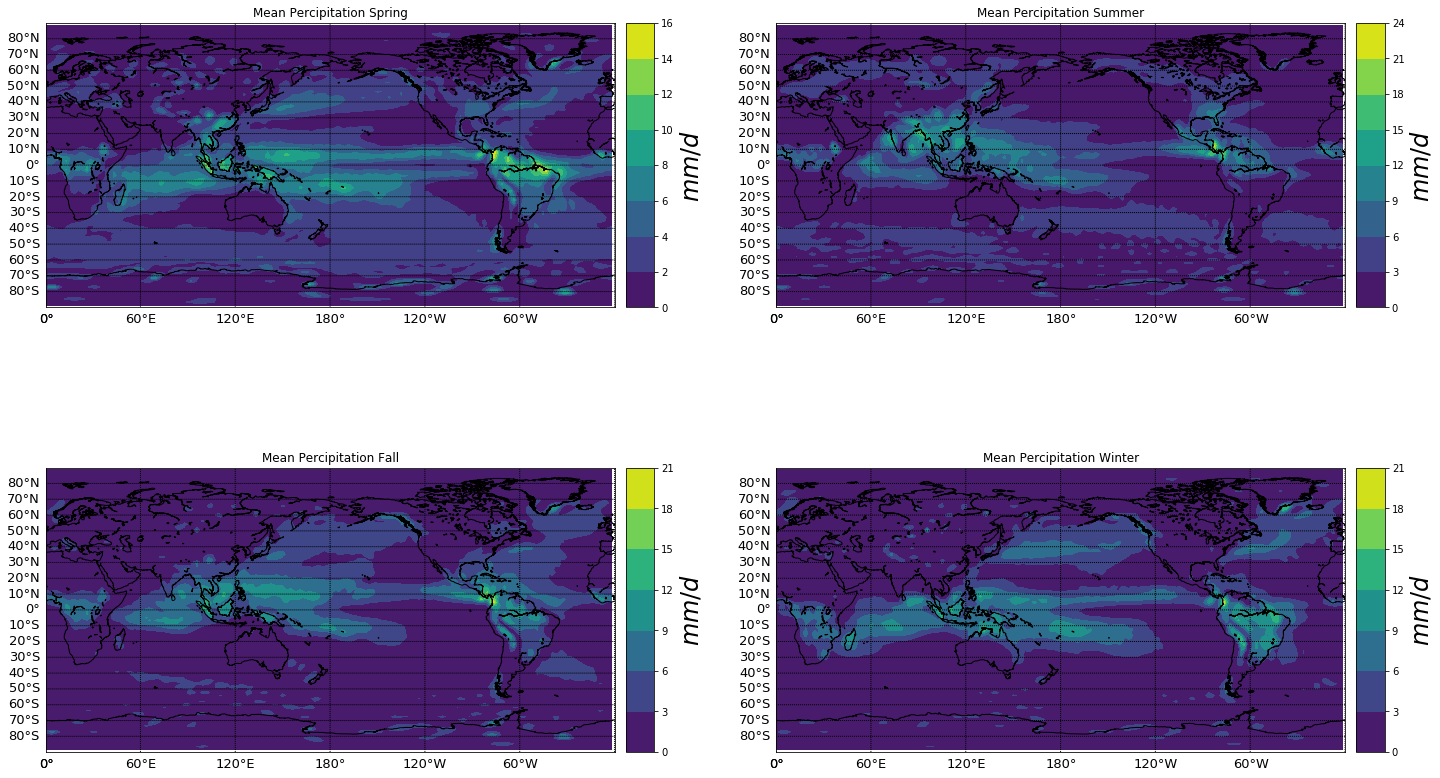

Write the Python code that produced this figure.
# -*- coding: utf-8 -*-
"""
Created on Sat Feb 22 17:07:42 2020

@author: stefa
"""
import numpy as np
import matplotlib.pyplot as plt
from netCDF4 import Dataset
from  mpl_toolkits.basemap import Basemap


def read_data(filename):
    """
    reads the datafile from website

    Parameters
    ----------
    filename : string
        path and filename

    Returns
    -------
    data : Dataset netCDF4._netCDF4.Dataset

    """
    data=Dataset(filename, mode= 'r')
    return data
Months=[]
def months_sp(datas):
    """
    Transforms given data into a list of seasional mean percipitation

    Parameters
    ----------
    datas : Dataset
        data returned from method read_data(filename)

    Returns
    -------
    seasons : list
        A list of mean temperature with length of 4 splitted into Season (Spring,Summer,Fall,Winter)

    """
    temp = datas.variables['prate'][372:-1]#starting month is (1979-1948)*12, end is -1 is last, last is not incl.
    temp = temp*3600*24
    mon_mean=[] # Liste mit mittelwert der temp fue jed. Monat
    for i in range(12):
        mw = np.mean(temp[i::12,:,:],axis = 0)
        mon_mean.append(mw)
    seasons=[]
    for i in range(4):
        seasons.append((mon_mean[(i*3+2)%12]+mon_mean[(i*3+3)%12]+mon_mean[(i*3+4)%12])/3)
    """
        2 3 4 Maerz bis Mai; Fruehling
        5 6 7 ... ; Sommer
        8 9 10 ...; Herbst
        11 0 1 Dez,Jan,Feb; Winter
    """
    return seasons    

def plot_stuff(datas, mean_temp):
    """
    Creates 4 plots in 1 figure to show mean percipitation for each season 
    and shows it

    Parameters
    ----------
    datas : Dataset
        data returned by method read_data(filename)
    mean_temp : list 
        Mean temperatures splitted into seasons (by months_sp)

    Returns
    -------
    None.

    """
    fig, axs = plt.subplots(2,2,figsize=(24,15))
    ses = ["Spring","Summer","Fall","Winter"]
    for row in range(2):
        for cell in range(2):     
            map = Basemap(projection="cyl", resolution='l', llcrnrlat=-90, urcrnrlat=90,llcrnrlon=0, urcrnrlon=360, ax=axs[row][cell]) 
            #map = Basemap(projection="cyl", resolution='c', llcrnrlon=-180, urcrnrlon=180) 
            map.drawcoastlines(color="black")
            lons,lats = np.meshgrid(datas.variables['lon'][:], datas.variables['lat'][:]) 
            x,y = map(lons, lats)
            map.drawparallels(np.arange(-80., 81., 10.), labels=[1,0,0,0], fontsize=13)
            map.drawmeridians(np.arange(0, 360, 360/6.), labels=[0,0,0,1], fontsize=13)
            temp_plot = map.contourf(x, y, mean_temp[row*2+cell], cmap=plt.cm.viridis) 
            cb = map.colorbar(temp_plot, "right", size="5%", pad="2%", extend = 'both')
            cb.set_label(u"$mm/d$",fontsize=24)
            plt.title("Mean Percipitation "+ses[row*2+cell])
    plt.show() 
    plt.savefig("cruts_global.png")


#Example usage
if __name__ == "__main__":
    datas_t= read_data('C:/Users/stefa/Documents/Informathik/prate.sfc.mon.mean.nc')
    month_t = months_sp(datas_t)
    plot_stuff(datas_t, month_t)
    
